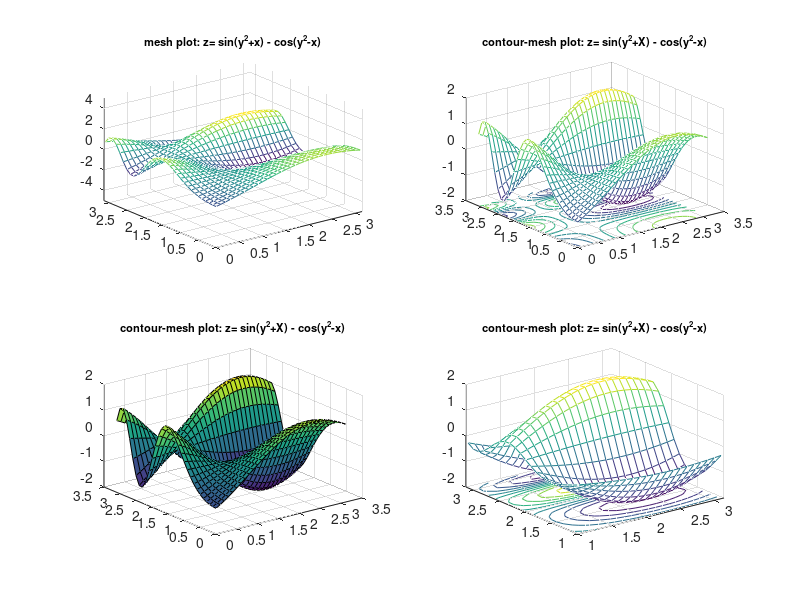
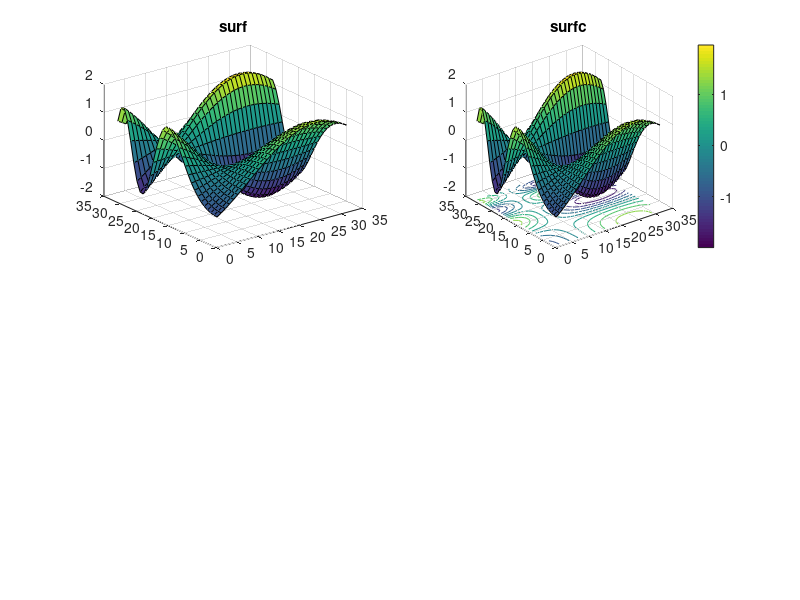
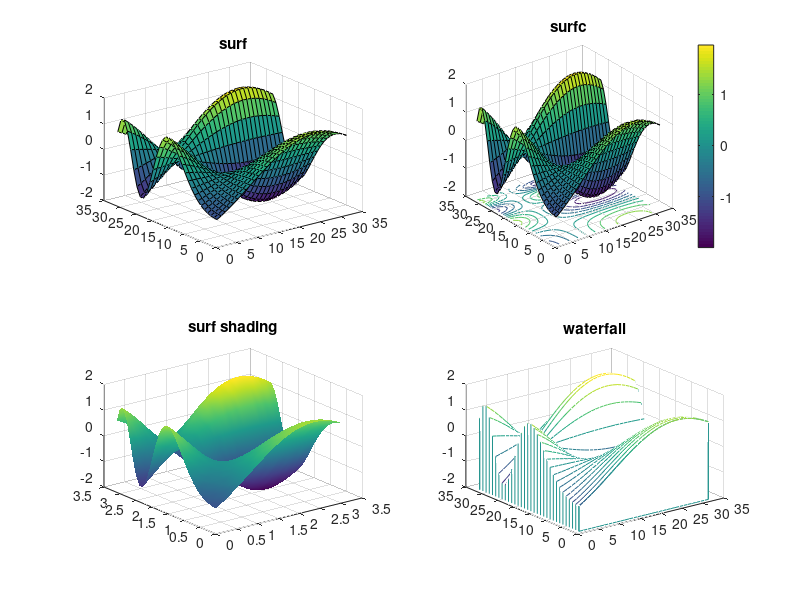

Here is the MATLAB script that generated these plots, in order:
clear all
close all
clc

x=0:0.1:pi;
y=0:0.1:pi;
[X,Y]=meshgrid(x,y);
Z=sin(Y.^2+X)-cos(Y.^2-X);
subplot(221),mesh(x,y,Z),axis([0 pi 0 pi -5 5]),title('\bf{mesh plot: z= sin(y^2+x) - cos(y^2-x)}','FontSize',8)
subplot(222),meshc(x,y,Z),title('\bf{contour-mesh plot: z= sin(y^2+X) - cos(y^2-x)}','FontSize',8)
subplot(223),surf(x,y,Z),title('\bf{contour-mesh plot: z= sin(y^2+X) - cos(y^2-x)}','FontSize',8)
subplot(224),meshc(x,y,Z),axis([1 pi 1 pi -2 2]),title('\bf{contour-mesh plot: z= sin(y^2+X) - cos(y^2-x)}','FontSize',8)

figure
subplot(221), surf(Z), title('\bf{surf}')
subplot(222), surfc(Z), title('\bf{surfc}'),colorbar

figure
subplot(221), surf(Z), title('\bf{surf}')
subplot(222), surfc(Z), title('\bf{surfc}'),colorbar
subplot(223), surf(X,Y,Z),shading interp, title('\bf{surf} shading')
subplot(224), waterfall(Z), title('\bf{waterfall}')
